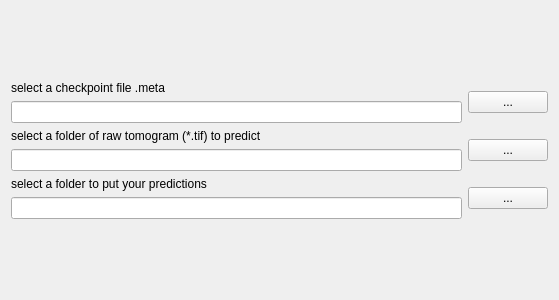
<?xml version="1.0" encoding="UTF-8"?>
<ui version="4.0">
 <class>Form</class>
 <widget class="QWidget" name="Form">
  <property name="geometry">
   <rect>
    <x>0</x>
    <y>0</y>
    <width>559</width>
    <height>300</height>
   </rect>
  </property>
  <property name="windowTitle">
   <string>Form</string>
  </property>
  <layout class="QGridLayout" name="gridLayout_2">
   <item row="0" column="0">
    <layout class="QGridLayout" name="gridLayout">
     <item row="2" column="0">
      <layout class="QHBoxLayout" name="horizontalLayout_3">
       <item>
        <layout class="QVBoxLayout" name="verticalLayout_3">
         <item>
          <widget class="QLabel" name="predLabel">
           <property name="text">
            <string>select a folder to put your predictions</string>
           </property>
          </widget>
         </item>
         <item>
          <widget class="QLineEdit" name="predLine"/>
         </item>
        </layout>
       </item>
       <item>
        <widget class="QPushButton" name="predButton">
         <property name="text">
          <string>...</string>
         </property>
        </widget>
       </item>
      </layout>
     </item>
     <item row="0" column="0">
      <layout class="QHBoxLayout" name="horizontalLayout">
       <item>
        <layout class="QVBoxLayout" name="verticalLayout">
         <item>
          <widget class="QLabel" name="metaLabel">
           <property name="text">
            <string>select a checkpoint file .meta</string>
           </property>
          </widget>
         </item>
         <item>
          <widget class="QLineEdit" name="metaLine"/>
         </item>
        </layout>
       </item>
       <item>
        <widget class="QPushButton" name="metaButton">
         <property name="text">
          <string>...</string>
         </property>
        </widget>
       </item>
      </layout>
     </item>
     <item row="1" column="0">
      <layout class="QHBoxLayout" name="horizontalLayout_2">
       <item>
        <layout class="QVBoxLayout" name="verticalLayout_2">
         <item>
          <widget class="QLabel" name="rawLabel">
           <property name="text">
            <string>select a folder of raw tomogram (*.tif) to predict</string>
           </property>
          </widget>
         </item>
         <item>
          <widget class="QLineEdit" name="rawLine"/>
         </item>
        </layout>
       </item>
       <item>
        <widget class="QPushButton" name="rawButton">
         <property name="text">
          <string>...</string>
         </property>
        </widget>
       </item>
      </layout>
     </item>
    </layout>
   </item>
  </layout>
 </widget>
 <resources/>
 <connections/>
</ui>
